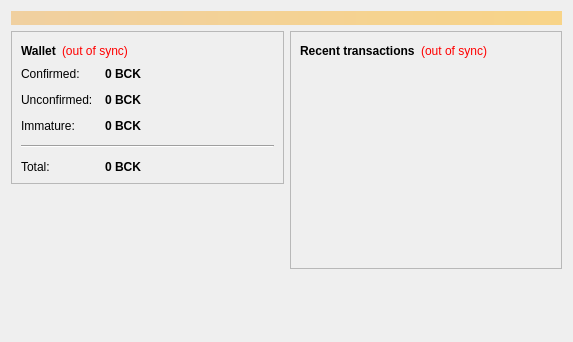
<?xml version="1.0" encoding="UTF-8"?>
<ui version="4.0">
 <class>OverviewPage</class>
 <widget class="QWidget" name="OverviewPage">
  <property name="geometry">
   <rect>
    <x>0</x>
    <y>0</y>
    <width>573</width>
    <height>342</height>
   </rect>
  </property>
  <property name="windowTitle">
   <string>Form</string>
  </property>
  <layout class="QVBoxLayout" name="topLayout">
   <item>
    <widget class="QLabel" name="labelAlerts">
     <property name="visible">
      <bool>false</bool>
     </property>
     <property name="styleSheet">
      <string notr="true">background-color: qlineargradient(x1: 0, y1: 0, x2: 1, y2: 0, stop:0 #F0D0A0, stop:1 #F8D488); color:#000000;</string>
     </property>
     <property name="wordWrap">
      <bool>true</bool>
     </property>
     <property name="margin">
      <number>3</number>
     </property>
    </widget>
   </item>
   <item>
    <layout class="QHBoxLayout" name="horizontalLayout" stretch="1,1">
     <item>
      <layout class="QVBoxLayout" name="verticalLayout_2">
       <item>
        <widget class="QFrame" name="frame">
         <property name="frameShape">
          <enum>QFrame::StyledPanel</enum>
         </property>
         <property name="frameShadow">
          <enum>QFrame::Raised</enum>
         </property>
         <layout class="QVBoxLayout" name="verticalLayout_4">
          <item>
           <layout class="QHBoxLayout" name="horizontalLayout_4">
            <item>
             <widget class="QLabel" name="label_5">
              <property name="font">
               <font>
                <weight>75</weight>
                <bold>true</bold>
               </font>
              </property>
              <property name="text">
               <string>Wallet</string>
              </property>
             </widget>
            </item>
            <item>
             <widget class="QLabel" name="labelWalletStatus">
              <property name="toolTip">
               <string>The displayed information may be out of date. Your wallet automatically synchronizes with the BitChunks network after a connection is established, but this process has not completed yet.</string>
              </property>
              <property name="styleSheet">
               <string notr="true">QLabel { color: red; }</string>
              </property>
              <property name="text">
               <string notr="true">(out of sync)</string>
              </property>
              <property name="alignment">
               <set>Qt::AlignLeading|Qt::AlignLeft|Qt::AlignVCenter</set>
              </property>
             </widget>
            </item>
            <item>
             <spacer name="horizontalSpacer_2">
              <property name="orientation">
               <enum>Qt::Horizontal</enum>
              </property>
              <property name="sizeHint" stdset="0">
               <size>
                <width>40</width>
                <height>20</height>
               </size>
              </property>
             </spacer>
            </item>
           </layout>
          </item>
          <item>
           <layout class="QFormLayout" name="formLayout_2">
            <property name="fieldGrowthPolicy">
             <enum>QFormLayout::AllNonFixedFieldsGrow</enum>
            </property>
            <property name="horizontalSpacing">
             <number>12</number>
            </property>
            <property name="verticalSpacing">
             <number>12</number>
            </property>
            <item row="0" column="0">
             <widget class="QLabel" name="label">
              <property name="text">
               <string>Confirmed:</string>
              </property>
             </widget>
            </item>
            <item row="0" column="1">
             <widget class="QLabel" name="labelBalance">
              <property name="font">
               <font>
                <weight>75</weight>
                <bold>true</bold>
               </font>
              </property>
              <property name="cursor">
               <cursorShape>IBeamCursor</cursorShape>
              </property>
              <property name="toolTip">
               <string>Your current spendable balance</string>
              </property>
              <property name="text">
               <string notr="true">0 BCK</string>
              </property>
              <property name="textInteractionFlags">
               <set>Qt::LinksAccessibleByMouse|Qt::TextSelectableByKeyboard|Qt::TextSelectableByMouse</set>
              </property>
             </widget>
            </item>
            <item row="1" column="0">
             <widget class="QLabel" name="label_3">
              <property name="text">
               <string>Unconfirmed:</string>
              </property>
             </widget>
            </item>
            <item row="1" column="1">
             <widget class="QLabel" name="labelUnconfirmed">
              <property name="font">
               <font>
                <weight>75</weight>
                <bold>true</bold>
               </font>
              </property>
              <property name="cursor">
               <cursorShape>IBeamCursor</cursorShape>
              </property>
              <property name="toolTip">
               <string>Total of transactions that have yet to be confirmed, and do not yet count toward the spendable balance</string>
              </property>
              <property name="text">
               <string notr="true">0 BCK</string>
              </property>
              <property name="textInteractionFlags">
               <set>Qt::LinksAccessibleByMouse|Qt::TextSelectableByKeyboard|Qt::TextSelectableByMouse</set>
              </property>
             </widget>
            </item>
            <item row="2" column="0">
             <widget class="QLabel" name="labelImmatureText">
              <property name="text">
               <string>Immature:</string>
              </property>
             </widget>
            </item>
            <item row="2" column="1">
             <widget class="QLabel" name="labelImmature">
              <property name="font">
               <font>
                <weight>75</weight>
                <bold>true</bold>
               </font>
              </property>
              <property name="toolTip">
               <string>Mined balance that has not yet matured</string>
              </property>
              <property name="text">
               <string notr="true">0 BCK</string>
              </property>
              <property name="textInteractionFlags">
               <set>Qt::LinksAccessibleByMouse|Qt::TextSelectableByKeyboard|Qt::TextSelectableByMouse</set>
              </property>
             </widget>
            </item>
            <item row="4" column="0">
             <widget class="QLabel" name="labelTotalText">
              <property name="text">
               <string>Total:</string>
              </property>
             </widget>
            </item>
            <item row="4" column="1">
             <widget class="QLabel" name="labelTotal">
              <property name="font">
               <font>
                <weight>75</weight>
                <bold>true</bold>
               </font>
              </property>
              <property name="cursor">
               <cursorShape>IBeamCursor</cursorShape>
              </property>
              <property name="toolTip">
               <string>Your current total balance</string>
              </property>
              <property name="text">
               <string notr="true">0 BCK</string>
              </property>
              <property name="textInteractionFlags">
               <set>Qt::LinksAccessibleByMouse|Qt::TextSelectableByKeyboard|Qt::TextSelectableByMouse</set>
              </property>
             </widget>
            </item>
            <item row="3" column="0" colspan="2">
             <widget class="Line" name="line">
              <property name="orientation">
               <enum>Qt::Horizontal</enum>
              </property>
             </widget>
            </item>
           </layout>
          </item>
         </layout>
        </widget>
       </item>
       <item>
        <spacer name="verticalSpacer">
         <property name="orientation">
          <enum>Qt::Vertical</enum>
         </property>
         <property name="sizeHint" stdset="0">
          <size>
           <width>20</width>
           <height>40</height>
          </size>
         </property>
        </spacer>
       </item>
      </layout>
     </item>
     <item>
      <layout class="QVBoxLayout" name="verticalLayout_3">
       <item>
        <widget class="QFrame" name="frame_2">
         <property name="frameShape">
          <enum>QFrame::StyledPanel</enum>
         </property>
         <property name="frameShadow">
          <enum>QFrame::Raised</enum>
         </property>
         <layout class="QVBoxLayout" name="verticalLayout">
          <item>
           <layout class="QHBoxLayout" name="horizontalLayout_2">
            <item>
             <widget class="QLabel" name="label_4">
              <property name="text">
               <string>&lt;b&gt;Recent transactions&lt;/b&gt;</string>
              </property>
             </widget>
            </item>
            <item>
             <widget class="QLabel" name="labelTransactionsStatus">
              <property name="toolTip">
               <string>The displayed information may be out of date. Your wallet automatically synchronizes with the BitChunks network after a connection is established, but this process has not completed yet.</string>
              </property>
              <property name="styleSheet">
               <string notr="true">QLabel { color: red; }</string>
              </property>
              <property name="text">
               <string notr="true">(out of sync)</string>
              </property>
              <property name="alignment">
               <set>Qt::AlignRight|Qt::AlignTrailing|Qt::AlignVCenter</set>
              </property>
             </widget>
            </item>
            <item>
             <spacer name="horizontalSpacer">
              <property name="orientation">
               <enum>Qt::Horizontal</enum>
              </property>
              <property name="sizeHint" stdset="0">
               <size>
                <width>40</width>
                <height>20</height>
               </size>
              </property>
             </spacer>
            </item>
           </layout>
          </item>
          <item>
           <widget class="QListView" name="listTransactions">
            <property name="styleSheet">
             <string notr="true">QListView { background: transparent; }</string>
            </property>
            <property name="frameShape">
             <enum>QFrame::NoFrame</enum>
            </property>
            <property name="verticalScrollBarPolicy">
             <enum>Qt::ScrollBarAlwaysOff</enum>
            </property>
            <property name="horizontalScrollBarPolicy">
             <enum>Qt::ScrollBarAlwaysOff</enum>
            </property>
            <property name="selectionMode">
             <enum>QAbstractItemView::NoSelection</enum>
            </property>
           </widget>
          </item>
         </layout>
        </widget>
       </item>
       <item>
        <spacer name="verticalSpacer_2">
         <property name="orientation">
          <enum>Qt::Vertical</enum>
         </property>
         <property name="sizeHint" stdset="0">
          <size>
           <width>20</width>
           <height>40</height>
          </size>
         </property>
        </spacer>
       </item>
      </layout>
     </item>
    </layout>
   </item>
  </layout>
 </widget>
 <resources/>
 <connections/>
</ui>
